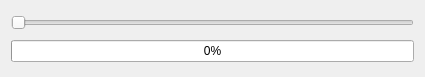
<?xml version="1.0" encoding="UTF-8"?>
<ui version="4.0">
 <class>Widget</class>
 <widget class="QWidget" name="Widget">
  <property name="geometry">
   <rect>
    <x>0</x>
    <y>0</y>
    <width>425</width>
    <height>77</height>
   </rect>
  </property>
  <property name="windowTitle">
   <string>Widget</string>
  </property>
  <layout class="QVBoxLayout" name="verticalLayout">
   <item>
    <widget class="QSlider" name="horizontalSlider">
     <property name="minimum">
      <number>1</number>
     </property>
     <property name="maximum">
      <number>100</number>
     </property>
     <property name="orientation">
      <enum>Qt::Horizontal</enum>
     </property>
    </widget>
   </item>
   <item>
    <widget class="QProgressBar" name="progressBar">
     <property name="minimum">
      <number>1</number>
     </property>
     <property name="value">
      <number>1</number>
     </property>
    </widget>
   </item>
  </layout>
 </widget>
 <resources/>
 <connections/>
</ui>
